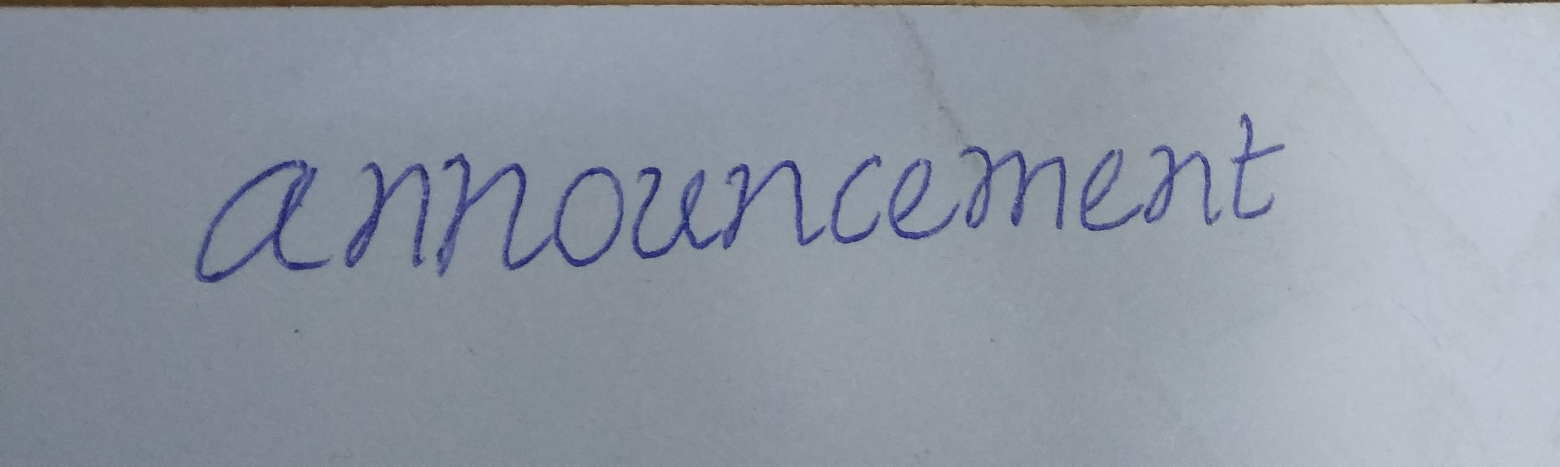
#> input picture input.jpg, 3120 x 933 px (shown at 1/2 size)
$ python main.py   (older library calls are emulated)
#> lines starting #> are read from the running program, lines starting #| are printed output that depends on the picture; after the words box and inside, x2 and y2 are one past the last pixel; in counts of white or black regions, pixels touching at a corner belong together; long printed decimals are rounded
import sys
#sys.path.remove('/opt/ros/kinetic/lib/python2.7/dist-packages') # in order to import cv2 under python3
import cv2
#sys.path.append('/opt/ros/kinetic/lib/python2.7/dist-packages') # append back in order to import rospy
import numpy as np
import matplotlib.pyplot as plt
import os
#np.set_printoptions(threshold=np.nan)


def showimages():
    cv2.imshow("Result Image", src_img)
    cv2.imshow("Binary Image", bin_img)
    cv2.imshow("Segment Image", final_thr)
    cv2.waitKey(0)
    cv2.destroyAllWindows()


# [80 lines left out: functions line_array, strtline, endline, endline_word, end_line_array, refine_endword and 1 more, not called in this run]

def letter_width(contours):
    letter_width_sum = 0
    count = 0
    for cnt in contours:
        if cv2.contourArea(cnt) > 20:
            x,y,w,h = cv2.boundingRect(cnt)
            letter_width_sum += w
            count += 1

    return letter_width_sum/count


def end_wrd_dtct(final_local, i, bin_img, mean_lttr_width):
    count_y = np.zeros(shape = width)
    for x in range(width):
        for y in range(final_local[i],final_local[i+1]):
            if bin_img[y][x] == 255:
                count_y[x] += 1
    #end_lines = end_line_array(count_y, int(mean_lttr_width))
    #endlines = refine_endword(end_lines)
    #print(i)
    '''for x in range(len(count_y)):
        if max(count_y[0:x+1]) >= 3 and max(count_y[x:]) >= 3 and (20-np.count_nonzero(count_y[x-10:x+10])) > 6:
            print(x)'''

    chalu_img, contours, hierarchy = cv2.findContours(lines_img[i], cv2.RETR_EXTERNAL, cv2.CHAIN_APPROX_SIMPLE)
    letter_width_sum = 0
    count = 0
    for cnt in contours:
        if cv2.contourArea(cnt) > 20:
            x, y, w, h = cv2.boundingRect(cnt)
            letter_width_sum += w
            count += 1
    if count != 0 :
        mean_width = letter_width_sum / count
    else:
        mean_width = 0
    #print(mean_width)
    spaces = []
    line_end = []
    for x in range(len(count_y)):
        number = int(0.5*int(mean_width)) - np.count_nonzero(count_y[x-int(0.25*int(mean_width)):x+int(0.25*int(mean_width))])
        if max(count_y[0:x + 1]) >= 3 and number >= 0.4*int(mean_width):
            spaces.append(x)
        if max(count_y[x:]) <= 2:
            line_end.append(x)
    true_line_end = min(line_end) + 10
    #spaces = refine_endword(spaces)
    #print(spaces)
    #print(true_line_end)
    reti = []
    final_spaces = []
    for j in range(len(spaces)):
        if spaces[j] < true_line_end:
            if spaces[j] == spaces[j-1] + 1:
                reti.append(spaces[j-1])
            elif spaces[j] != spaces[j-1] + 1 and spaces[j-1] == spaces[j-2] +1:
                reti.append(spaces[j-1])
                retiavg = int(sum(reti)/len(reti))
                final_spaces.append(retiavg)
                reti = []
            elif spaces[j] != spaces[j-1] + 1 and spaces[j-1] != spaces[j-2] +1 and spaces[j] != spaces[j+1] -1:
                final_spaces.append(spaces[j])
        elif spaces[j] == true_line_end:
            final_spaces.append(true_line_end)
    #print(final_spaces)
    for x in final_spaces:
        final_thr[final_local[i]:final_local[i+1], x] = 255
    return final_spaces


def letter_seg(lines_img, x_lines, i):
    copy_img = lines_img[i].copy()
    x_linescopy = x_lines[i].copy()

    letter_img = []
    letter_k = []

    chalu_img, contours, hierarchy = cv2.findContours(copy_img,cv2.RETR_EXTERNAL,cv2.CHAIN_APPROX_SIMPLE)
    for cnt in contours:
        if cv2.contourArea(cnt) > 5:
            x,y,w,h = cv2.boundingRect(cnt)
            # letter_img.append(lines_img[i][y:y+h, x:x+w])
            letter_k.append((x,y,w,h))

    letter_width_sum = 0
    count = 0
    for cnt in contours:
        if cv2.contourArea(cnt) > 20:
            x, y, w, h = cv2.boundingRect(cnt)
            letter_width_sum += h
            count += 1

    #mean_height = letter_width_sum/count

    letter = sorted(letter_k, key=lambda student: student[0])

    for e in range(len(letter)):
        if e < len(letter)-1:
            if abs(letter[e][0] - letter[e+1][0]) <= 2:
                x,y,w,h = letter[e]
                x2,y2,w2,h2 = letter[e+1]
                if h >= h2:
                    letter[e] = (x,y2,w,h+h2)
                    letter.pop(e+1)
                elif h < h2:
                    letter[e+1] = (x2,y,w2,h+h2)
                    letter.pop(e)

    for e in range(len(letter)):
        letter_img_tmp = lines_img[i][letter[e][1]-0:letter[e][1]+letter[e][3]+0,letter[e][0]-0:letter[e][0]+letter[e][2]+0]
        letter_img_tmp = cv2.resize(letter_img_tmp, dsize=(28, 28), interpolation=cv2.INTER_AREA)
        width = letter_img_tmp.shape[1]
        height = letter_img_tmp.shape[0]
        count_y = np.zeros(shape=(width))
        for x in range(width):
            for y in range(height):
                if letter_img_tmp[y][x] == 255:
                    count_y[x] = count_y[x] +1
        print(count_y)
        max_list = []
        for z in range(len(count_y)):
            if z>=5 and z<= len(count_y)-6:
                if max(count_y[z-5:z+6]) == count_y[z] and count_y[z] >= 2:
                    max_list.append(z)
            elif z<5:
                if max(count_y[0:z+6]) == count_y[z] and count_y[z] >= 2:
                    max_list.append(z)
            elif z > len(count_y)-6:
                if max(count_y[z-5:len(count_y)-1]) == count_y[z] and count_y[z] >= 2:
                    max_list.append(z)
        print(max_list)
        rem_list = []
        final_max_list = []
        for z in range(len(max_list)):
            if z > 0:
                if max_list[z]-max_list[z-1] <= 3:
                    rem_list.append(z-1)
        for z in range(len(max_list)):
            if z not in rem_list:
                final_max_list.append(max_list[z])
        print(final_max_list)
        if len(final_max_list) <= 1:
            print(False)
        else:
            max_len = len(final_max_list) - 1
            for j in range(max_len):
                list = count_y[final_max_list[j]:final_max_list[j+1]]
                min_list = sorted(list)[:3]
                avg = sum(min_list)/len(min_list)
                print(avg)


    x_linescopy.pop(0)
    word = 1
    letter_index = 0
    for e in range(len(letter)):
        #print(str(letter[e][0]) + ',' + str(letter[e][1]) + ',' + str(letter[e][2]) + ',' + str(letter[e][3]) + ',' + str(e))
        if(letter[e][0]<x_linescopy[0]):
            letter_index += 1
            letter_img_tmp = lines_img[i][letter[e][1]-0:letter[e][1]+letter[e][3]+5,letter[e][0]-2:letter[e][0]+letter[e][2]+2]
            letter_img = cv2.resize(letter_img_tmp, dsize =(28, 28), interpolation = cv2.INTER_AREA)
            cv2.imwrite('./segmented_img/img1/'+str(i+1)+'_'+str(word)+'_'+str(letter_index)+'.jpg', 255-letter_img)
        else:
            x_linescopy.pop(0)
            word += 1
            letter_index = 1
            letter_img_tmp = lines_img[i][letter[e][1]-0:letter[e][1]+letter[e][3]+5,letter[e][0]-2:letter[e][0]+letter[e][2]+2]
            letter_img = cv2.resize(letter_img_tmp, dsize =(28, 28), interpolation = cv2.INTER_AREA)
            cv2.imwrite('./segmented_img/img1/'+str(i+1)+'_'+str(word)+'_'+str(letter_index)+'.jpg', 255-letter_img)
            # print(letter[e][0],x_linescopy[0], word)


print("\n........Program Initiated.......\n")
src_img= cv2.imread('./input.jpg', 1)
#> src_img is the input picture: shape (933, 3120, 3); mean B, G, R 163.5, 151.8, 145
copy = src_img.copy()
height = src_img.shape[0]
#> height = 933
width = src_img.shape[1]
#> width = 3120

print("\n Resizing Image........")
src_img = cv2.resize(copy, dsize =(1320, int(1320*height/width)), interpolation = cv2.INTER_AREA)
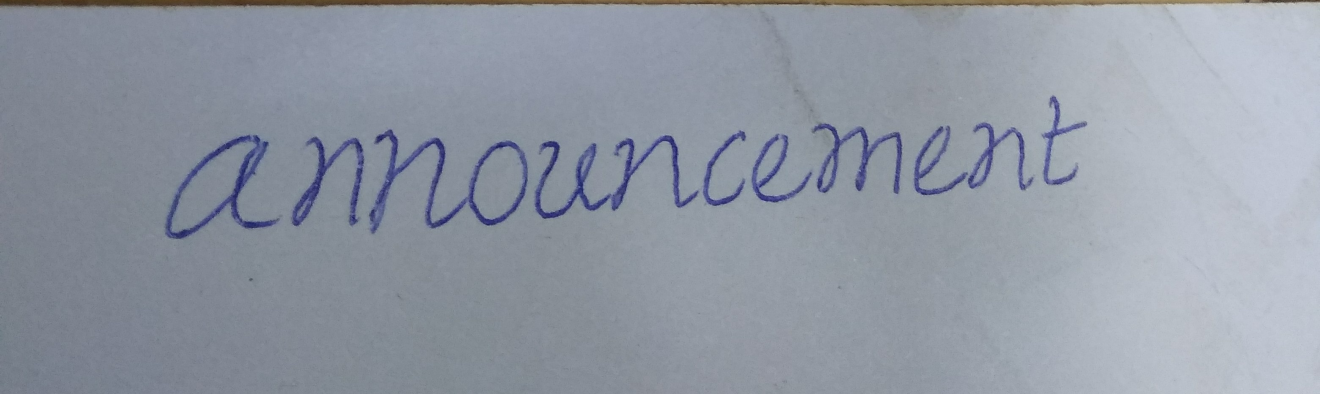
#> src_img: shape (394, 1320, 3); mean B, G, R 163.5, 151.8, 145

height = src_img.shape[0]
#> height = 394
width = src_img.shape[1]
#> width = 1320

print("#---------Image Info:--------#")
print("\tHeight =",height,"\n\tWidth =",width)
#| 	Height = 394
#| 	Width = 1320
print("#----------------------------#")

grey_img = cv2.cvtColor(src_img, cv2.COLOR_BGR2GRAY)
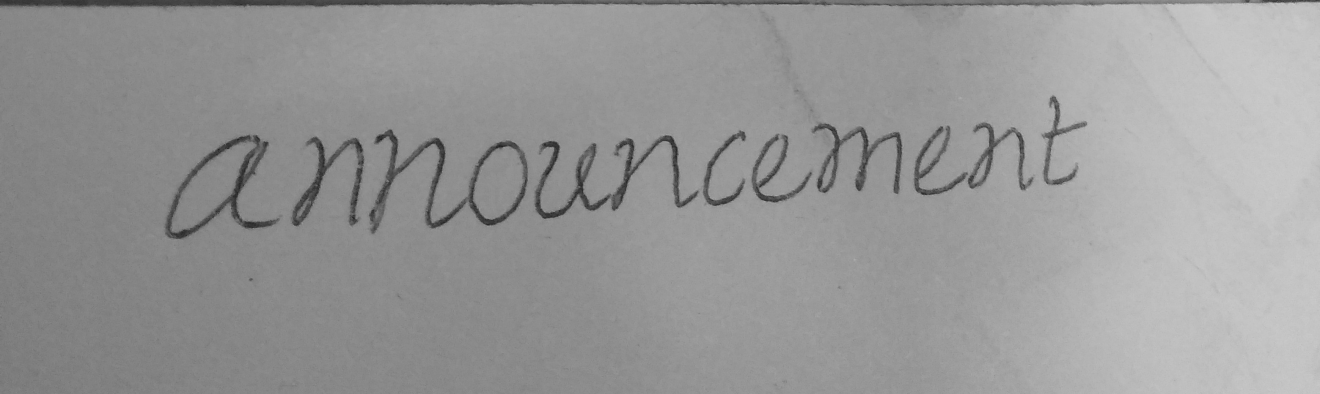
#> grey_img: shape (394, 1320); min 32, max 203, mean 151.2

print("Applying Adaptive Threshold with kernel :- 21 X 21")
bin_img = cv2.adaptiveThreshold(grey_img,255,cv2.ADAPTIVE_THRESH_MEAN_C,cv2.THRESH_BINARY_INV,21,20)
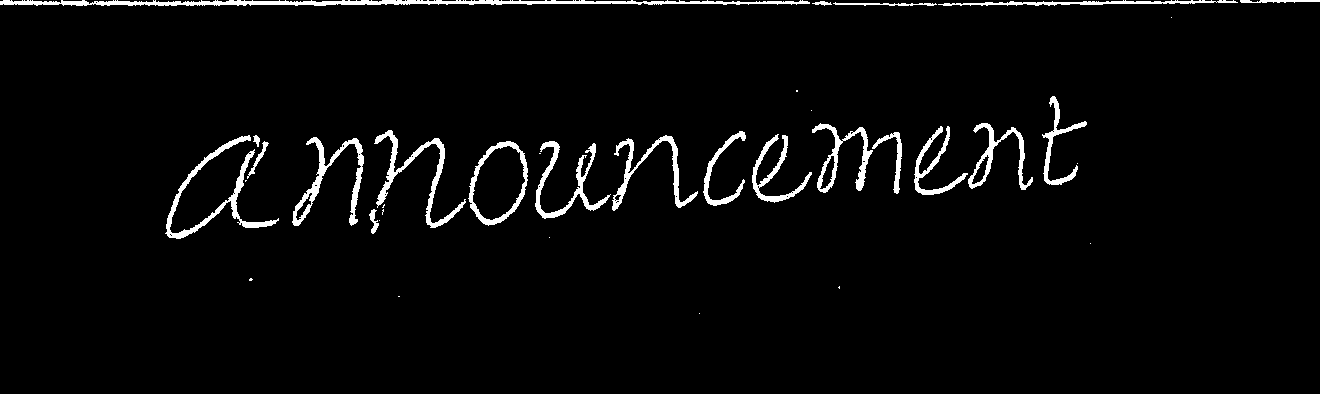
#> bin_img: shape (394, 1320); 3.4% white; 36 white regions (15 under 20 px), largest, box (x1, y1, x2, y2) and area: (0, 0, 810, 6) 2913, (165, 135, 279, 239) 1611, (374, 130, 466, 228) 1395
coords = np.column_stack(np.where(bin_img > 0))
#> coords = 17524 pairs, first value 0 to 313, second value 0 to 1319
angle = cv2.minAreaRect(coords)[-1]
#> angle = -90
if angle < -45:
    angle = -(90 + angle)
#> angle = 0
else:
    angle = -angle
h = bin_img.shape[0]
#> h = 394
w = bin_img.shape[1]
#> w = 1320
center = (w//2,h//2)
#> center = (660, 197)
angle = 0
M = cv2.getRotationMatrix2D(center,angle,1.0)
#> M = [[1, 0, 0], [0, 1, 0]]
bin_img = cv2.warpAffine(bin_img,M,(w,h),
                         flags=cv2.INTER_CUBIC, borderMode=cv2.BORDER_REPLICATE)

bin_img1 = bin_img.copy()
bin_img2 = bin_img.copy()

kernel = cv2.getStructuringElement(cv2.MORPH_ELLIPSE,(3,3))
kernel1 = np.array([[1,0,1],[0,1,0],[1,0,1]], dtype = np.uint8)
# final_thr = cv2.morphologyEx(bin_img, cv2.MORPH_OPEN, kernel)
# final_thr = cv2.dilate(bin_img,kernel1,iterations = 1)
print("Noise Removal From Image.........")
final_thr = cv2.morphologyEx(bin_img, cv2.MORPH_CLOSE, kernel)
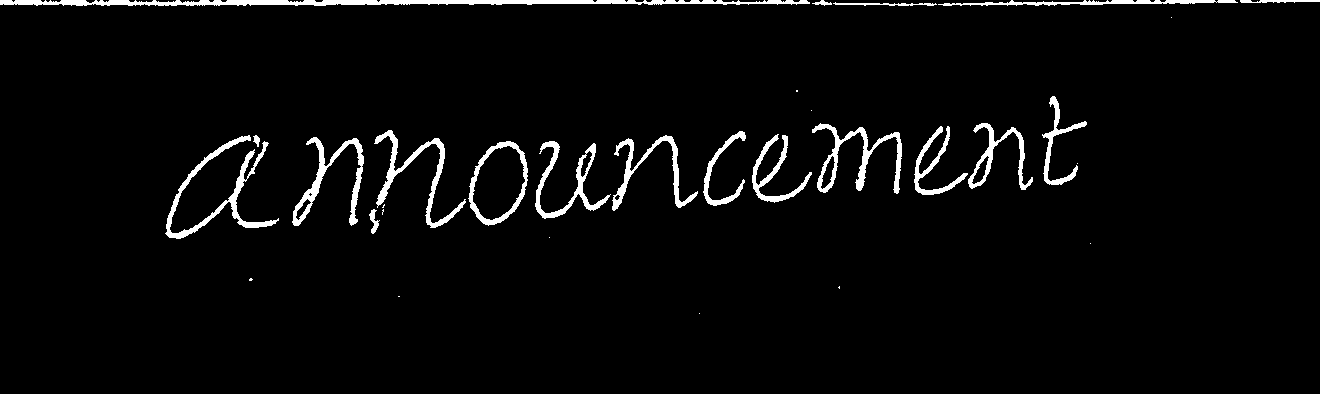
#> final_thr: shape (394, 1320); 3.5% white; 31 white regions (12 under 20 px)
contr_retrival = final_thr.copy()


print("Beginning Character Segmentation..............")
count_x = np.zeros(shape= (height))
#> count_x = 394 values from 0 to 0
for y in range(height):
    for x in range(width):
        if bin_img[y][x] == 255 :
            count_x[y] = count_x[y]+1

local_minima = []
for y in range(len(count_x)):
    if y >= 10 and y <= len(count_x)-11:
        arr1 = count_x[y-10:y+10]
    elif y < 10:
        arr1 = count_x[0:y+10]
    else:
        arr1 = count_x[y-10:len(count_x)-1]
    if min(arr1) == count_x[y]:
        local_minima.append(y)

final_local = []
init = []
end = []
for z in range(len(local_minima)):
    if z != 0 and z!= len(local_minima)-1:
        if local_minima[z] != (local_minima[z-1] +1) and local_minima[z] != (local_minima[z+1] -1):
            final_local.append(local_minima[z])
        elif local_minima[z] != (local_minima[z-1] + 1) and local_minima[z] == (local_minima[z+1] -1):
            init.append(local_minima[z])
        elif local_minima[z] == (local_minima[z-1] + 1) and local_minima[z] != (local_minima[z+1] -1):
            end.append(local_minima[z])
    elif z == 0:
        if local_minima[z] != (local_minima[z+1]-1):
            final_local.append(local_minima[z])
        elif local_minima[z] == (local_minima[z+1]-1):
            init.append(local_minima[z])
    elif z == len(local_minima)-1:
        if local_minima[z] != (local_minima[z-1]+1):
            final_local.append(local_minima[z])
        elif local_minima[z] == (local_minima[z-1]+1):
            end.append(local_minima[z])
for j in range(len(init)):
    mid = (init[j] + end[j])/2
    if (mid % 1) != 0:
        mid = mid+0.5
    final_local.append(int(mid))

final_local = sorted(final_local)

no_of_lines = len(final_local) - 1

print("\nGiven Text has   # ",no_of_lines, " #   no. of lines")
#| Given Text has   #  13  #   no. of lines

lines_img = []

for i in range(no_of_lines):
    lines_img.append(bin_img2[final_local[i]:final_local[i+1], :])
#> after the loop, lines_img = 13 items

contr_img, contours, hierarchy = cv2.findContours(contr_retrival,cv2.RETR_EXTERNAL,cv2.CHAIN_APPROX_SIMPLE)
#> contours = 31 contours, 12 with area under 20; largest, box (x1, y1, x2, y2) and area: (468, 141, 528, 226) 3570, (0, 0, 810, 6) 2526, (165, 135, 279, 239) 1451, (812, 123, 902, 194) 1383, (292, 137, 364, 226) 1271
final_contr = np.zeros((final_thr.shape[0],final_thr.shape[1],3), dtype = np.uint8)
cv2.drawContours(src_img, contours, -1, (0,255,0), 1)
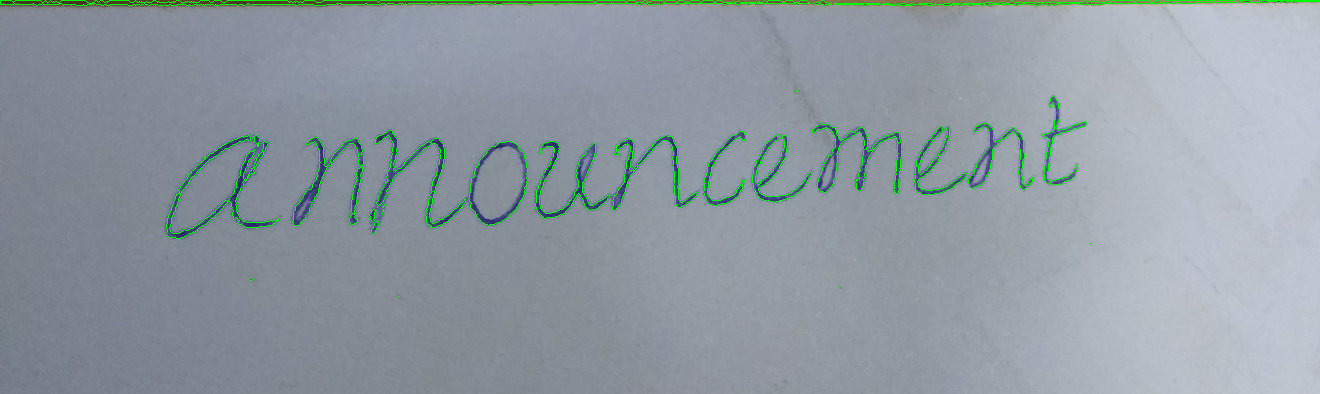
#> src_img: shape (394, 1320, 3); 1.45% of pixels changed, all inside (x1, y1, x2, y2) = (0, 0, 1320, 314)

mean_lttr_width = letter_width(contours)
#> the loop in letter_width, `for cnt in contours:` made 31 passes
#> (x, y, w, h, letter_width_sum) on passes 8, 11, 12, 13, 14, 15, 16, 17, 18, 19, 20, 21: (369, 209, 11, 25, 11), (535, 141, 76, 78, 87), (468, 141, 60, 85, 147), (292, 137, 72, 89, 219), (612, 135, 86, 76, 305), (253, 135, 7, 12, 312), (165, 135, 114, 104, 426), (752, 134, 60, 69, 486), (703, 131, 43, 75, 529), (374, 130, 92, 98, 621), (914, 126, 54, 69, 675), (968, 123, 65, 67, 740)
#> cnt on passes 1, 2, 3, 5, 6, 10: [[699, 313]], [[398, 296], [399, 296]], [[839, 286], [838, 287], [839, 288]], [[1090, 243]], [[549, 237]], [[1077, 163]]
#> after the loop in letter_width, `for cnt in contours:`: count = 19; letter_width_sum = 2189
#> mean_lttr_width = 115.2
print("\nAverage Width of Each Letter:- ", mean_lttr_width)
#| Average Width of Each Letter:-  115.211


x_lines = []

for i in range(len(lines_img)):
    x_lines.append(end_wrd_dtct(final_local, i, bin_img, mean_lttr_width))
#> this loop made 13 passes
#> (mean_width in end_wrd_dtct, true_line_end in end_wrd_dtct) on passes 3, 4, 5, 6, 7, 8, 10: (10, 1069), (5, 1070), (23.95, 1097), (11.96, 1061), (18.58, 1088), (38.25, 805), (0, 262)
#> (contours in end_wrd_dtct, mean_width in end_wrd_dtct, true_line_end in end_wrd_dtct) on passes 1, 2, 9, 11, 12, 13: ([[[1171, 6]]], 0, 10), ([[[796, 36], [796, 37], [797, 37], [797, 36]]], 0, 10), ([[[1090, 2]]], 0, 10), ([[[839, 3], [838, 4], [839, 5]]], 0, 850), ([[[398, 4], [399, 4]]], 0, 10), ([[[699, 8]]], 0, 10)
#> after the loop, x_lines = 13 items

for i in range(len(x_lines)):
    x_lines[i].append(width)
#> this loop made 13 passes

print(x_lines)
#> (printed output is left out)

#-------------Letter Segmentation-------------#

cv2.waitKey(0)
for i in range(no_of_lines):
    letter_seg(lines_img, x_lines, i)
#> this loop made 13 passes
#> contours in letter_seg on passes 1, 2, 9, 11, 12, 13: [[[1171, 6]]], [[[796, 36], [796, 37], [797, 37], [797, 36]]], [[[1090, 2]]], [[[839, 3], [838, 4], [839, 5]]], [[[398, 4], [399, 4]]], [[[699, 8]]]


chr_img = bin_img1.copy()

contr_img, contours, hierarchy = cv2.findContours(chr_img,cv2.RETR_EXTERNAL,cv2.CHAIN_APPROX_SIMPLE)
#> contours = 36 contours, 15 with area under 20; largest, box (x1, y1, x2, y2) and area: (468, 141, 528, 226) 3560, (0, 0, 810, 6) 2098, (165, 135, 279, 239) 1300, (292, 137, 364, 226) 1239, (374, 130, 466, 228) 1123
# print(len(contours))
# final_contr = np.zeros((final_thr.shape[0],final_thr.shape[1],3), dtype = np.uint8)
# cv2.drawContours(src_img, contours, -1, (0,255,0), 1)

for cnt in contours:
    if cv2.contourArea(cnt) > 20:
        x,y,w,h = cv2.boundingRect(cnt)
        cv2.rectangle(src_img,(x,y),(x+w,y+h),(0,255,0),2)
#> this loop made 36 passes
#> (x, y, w, h) on passes 9, 14, 15, 16, 17, 18, 19, 20, 21, 22, 23, 24: (369, 209, 10, 25), (535, 141, 76, 78), (468, 141, 60, 85), (247, 141, 22, 38), (292, 137, 72, 89), (612, 135, 86, 76), (253, 135, 7, 12), (165, 135, 114, 104), (752, 134, 60, 69), (872, 132, 30, 62), (703, 131, 43, 75), (374, 130, 92, 98)
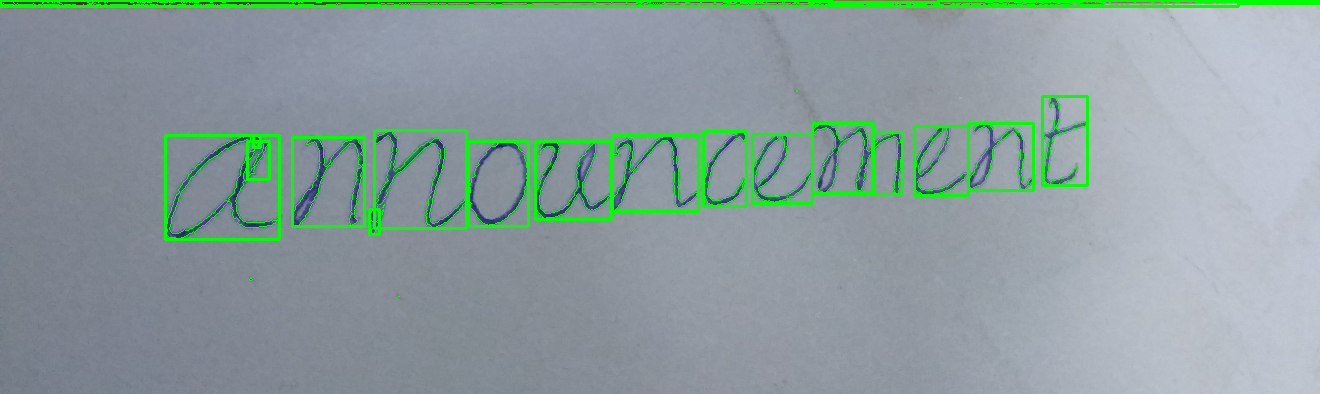
#> src_img: shape (394, 1320, 3); 3.12% of pixels changed, all inside (x1, y1, x2, y2) = (0, 0, 1320, 241)


showimages()
#> in showimages, `cv2.imshow("Segment Image", final_thr)`:
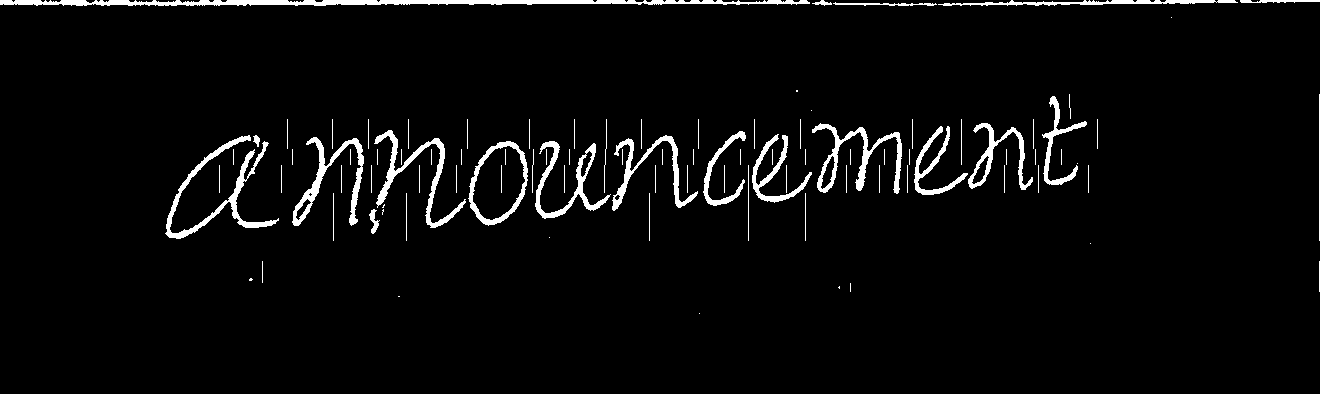
#> window 'Segment Image': shape (394, 1320); 3.9% white; 98 white regions (35 under 20 px), largest, box (x1, y1, x2, y2) and area: (0, 0, 810, 6) 3339, (165, 135, 279, 239) 1796, (812, 123, 902, 194) 1440
